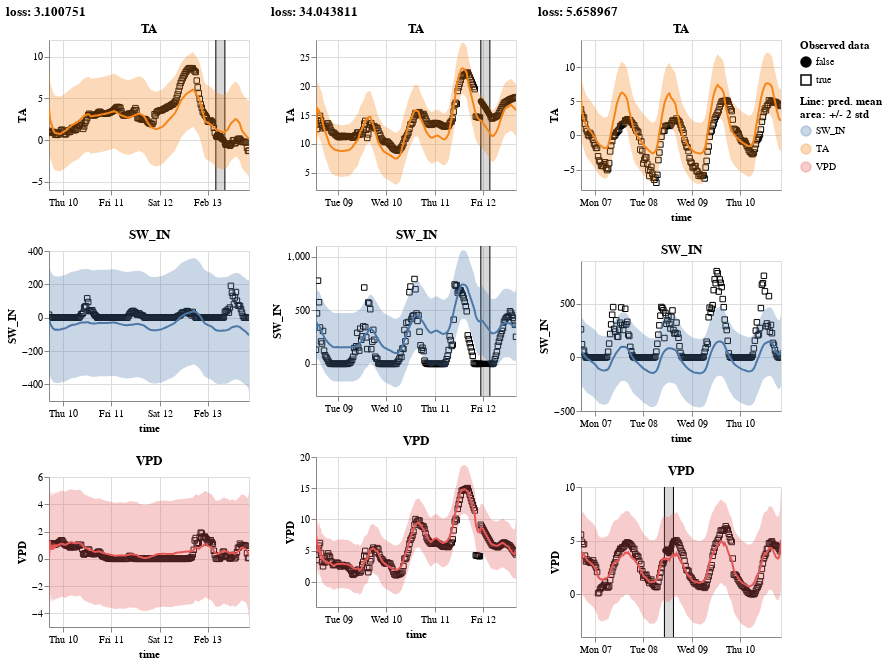

The notebook cell this image was saved under:
### Code cell
show_results(learn)

### Figure 1 — Vega-Lite specification as saved in the notebook (floating-point values rounded to 4 significant figures; data arrays with more than 128 entries replaced by an {"elided": "..."} marker saying what was removed)
{"config": {"view": {"continuousWidth": 400, "continuousHeight": 300}}, "hconcat": [{"vconcat": [{"hconcat": [{"layer": [{"data": {"name": "data-ba8f3bf7defc0978b3ec4b6a62b21b12"}, "mark": {"type": "point", "color": "black", "fillOpacity": 1, "strokeWidth": 1}, "encoding": {"fill": {"field": "is_present", "legend": {"title": ["Observed data"]}, "scale": {"range": ["black", "#ffffff00"]}, "type": "nominal"}, "shape": {"field": "is_present", "type": "nominal"}, "x": {"axis": {"domain": true, "labels": true, "ticks": true, "title": "time"}, "field": "time", "type": "temporal"}, "y": {"field": "value", "scale": {"zero": false}, "title": "TA", "type": "quantitative"}}}, {"layer": [{"mark": "rule", "encoding": {"x": {"axis": {"domain": false, "labels": false, "ticks": false, "title": null}, "field": "gap_start", "type": "temporal"}}}, {"mark": "rule", "encoding": {"x": {"axis": {"domain": false, "labels": false, "ticks": false, "title": null}, "field": "gap_end", "type": "temporal"}}}, {"mark": {"type": "rect", "color": "black", "opacity": 0.15}, "encoding": {"x": {"axis": {"domain": false, "labels": false, "ticks": false, "title": null}, "field": "gap_start", "type": "temporal"}, "x2": {"field": "gap_end"}}}], "data": {"name": "data-f548a3533aab4337ce46cea7c06a38db"}}, {"layer": [{"mark": "errorband", "encoding": {"color": {"field": "variable", "legend": {"title": ["Line: pred. mean", "area: +/- 2 std"]}, "type": "nominal"}, "x": {"field": "time", "type": "temporal"}, "y": {"field": "err_low", "scale": {"zero": false}, "title": "TA", "type": "quantitative"}, "y2": {"field": "err_high"}}, "name": "view_1"}, {"mark": "line", "encoding": {"color": {"field": "variable", "type": "nominal"}, "x": {"field": "time", "type": "temporal"}, "y": {"field": "mean", "scale": {"zero": false}, "title": "TA", "type": "quantitative"}}}], "data": {"name": "data-ba8f3bf7defc0978b3ec4b6a62b21b12"}}], "height": 150, "title": "TA", "width": 200}]}, {"hconcat": [{"layer": [{"mark": {"type": "point", "color": "black", "fillOpacity": 1, "strokeWidth": 1}, "encoding": {"fill": {"field": "is_present", "legend": {"title": ["Observed data"]}, "scale": {"range": ["black", "#ffffff00"]}, "type": "nominal"}, "shape": {"field": "is_present", "type": "nominal"}, "x": {"axis": {"domain": true, "labels": true, "ticks": true, "title": "time"}, "field": "time", "type": "temporal"}, "y": {"field": "value", "scale": {"zero": false}, "title": "SW_IN", "type": "quantitative"}}}, {"layer": [{"mark": "errorband", "encoding": {"color": {"field": "variable", "legend": {"title": ["Line: pred. mean", "area: +/- 2 std"]}, "type": "nominal"}, "x": {"field": "time", "type": "temporal"}, "y": {"field": "err_low", "scale": {"zero": false}, "title": "SW_IN", "type": "quantitative"}, "y2": {"field": "err_high"}}, "name": "view_2"}, {"mark": "line", "encoding": {"color": {"field": "variable", "type": "nominal"}, "x": {"field": "time", "type": "temporal"}, "y": {"field": "mean", "scale": {"zero": false}, "title": "SW_IN", "type": "quantitative"}}}]}], "height": 150, "title": "SW_IN", "width": 200}], "data": {"name": "data-aa954adb5f7bb47701f3a2d1294c68db"}}, {"hconcat": [{"layer": [{"mark": {"type": "point", "color": "black", "fillOpacity": 1, "strokeWidth": 1}, "encoding": {"fill": {"field": "is_present", "legend": {"title": ["Observed data"]}, "scale": {"range": ["black", "#ffffff00"]}, "type": "nominal"}, "shape": {"field": "is_present", "type": "nominal"}, "x": {"axis": {"domain": true, "labels": true, "ticks": true, "title": "time"}, "field": "time", "type": "temporal"}, "y": {"field": "value", "scale": {"zero": false}, "title": "VPD", "type": "quantitative"}}}, {"layer": [{"mark": "errorband", "encoding": {"color": {"field": "variable", "legend": {"title": ["Line: pred. mean", "area: +/- 2 std"]}, "type": "nominal"}, "x": {"field": "time", "type": "temporal"}, "y": {"field": "err_low", "scale": {"zero": false}, "title": "VPD", "type": "quantitative"}, "y2": {"field": "err_high"}}, "name": "view_3"}, {"mark": "line", "encoding": {"color": {"field": "variable", "type": "nominal"}, "x": {"field": "time", "type": "temporal"}, "y": {"field": "mean", "scale": {"zero": false}, "title": "VPD", "type": "quantitative"}}}]}], "height": 150, "title": "VPD", "width": 200}], "data": {"name": "data-37d9c44ff3333ccf40a4154cac1ffdef"}}], "title": "loss: 3.100751"}, {"vconcat": [{"hconcat": [{"layer": [{"data": {"name": "data-c2728c5d96afeb2914c20a21cb867f5f"}, "mark": {"type": "point", "color": "black", "fillOpacity": 1, "strokeWidth": 1}, "encoding": {"fill": {"field": "is_present", "legend": {"title": ["Observed data"]}, "scale": {"range": ["black", "#ffffff00"]}, "type": "nominal"}, "shape": {"field": "is_present", "type": "nominal"}, "x": {"axis": {"domain": true, "labels": true, "ticks": true, "title": "time"}, "field": "time", "type": "temporal"}, "y": {"field": "value", "scale": {"zero": false}, "title": "TA", "type": "quantitative"}}}, {"layer": [{"mark": "rule", "encoding": {"x": {"axis": {"domain": false, "labels": false, "ticks": false, "title": null}, "field": "gap_start", "type": "temporal"}}}, {"mark": "rule", "encoding": {"x": {"axis": {"domain": false, "labels": false, "ticks": false, "title": null}, "field": "gap_end", "type": "temporal"}}}, {"mark": {"type": "rect", "color": "black", "opacity": 0.15}, "encoding": {"x": {"axis": {"domain": false, "labels": false, "ticks": false, "title": null}, "field": "gap_start", "type": "temporal"}, "x2": {"field": "gap_end"}}}], "data": {"name": "data-c1463509a41c4cab5aa8ced585961559"}}, {"layer": [{"mark": "errorband", "encoding": {"color": {"field": "variable", "legend": {"title": ["Line: pred. mean", "area: +/- 2 std"]}, "type": "nominal"}, "x": {"field": "time", "type": "temporal"}, "y": {"field": "err_low", "scale": {"zero": false}, "title": "TA", "type": "quantitative"}, "y2": {"field": "err_high"}}, "name": "view_4"}, {"mark": "line", "encoding": {"color": {"field": "variable", "type": "nominal"}, "x": {"field": "time", "type": "temporal"}, "y": {"field": "mean", "scale": {"zero": false}, "title": "TA", "type": "quantitative"}}}], "data": {"name": "data-c2728c5d96afeb2914c20a21cb867f5f"}}], "height": 150, "title": "TA", "width": 200}]}, {"hconcat": [{"layer": [{"data": {"name": "data-344ee5b2e8c370c1621dc078efffb417"}, "mark": {"type": "point", "color": "black", "fillOpacity": 1, "strokeWidth": 1}, "encoding": {"fill": {"field": "is_present", "legend": {"title": ["Observed data"]}, "scale": {"range": ["black", "#ffffff00"]}, "type": "nominal"}, "shape": {"field": "is_present", "type": "nominal"}, "x": {"axis": {"domain": true, "labels": true, "ticks": true, "title": "time"}, "field": "time", "type": "temporal"}, "y": {"field": "value", "scale": {"zero": false}, "title": "SW_IN", "type": "quantitative"}}}, {"layer": [{"mark": "rule", "encoding": {"x": {"axis": {"domain": false, "labels": false, "ticks": false, "title": null}, "field": "gap_start", "type": "temporal"}}}, {"mark": "rule", "encoding": {"x": {"axis": {"domain": false, "labels": false, "ticks": false, "title": null}, "field": "gap_end", "type": "temporal"}}}, {"mark": {"type": "rect", "color": "black", "opacity": 0.15}, "encoding": {"x": {"axis": {"domain": false, "labels": false, "ticks": false, "title": null}, "field": "gap_start", "type": "temporal"}, "x2": {"field": "gap_end"}}}], "data": {"name": "data-c1463509a41c4cab5aa8ced585961559"}}, {"layer": [{"mark": "errorband", "encoding": {"color": {"field": "variable", "legend": {"title": ["Line: pred. mean", "area: +/- 2 std"]}, "type": "nominal"}, "x": {"field": "time", "type": "temporal"}, "y": {"field": "err_low", "scale": {"zero": false}, "title": "SW_IN", "type": "quantitative"}, "y2": {"field": "err_high"}}, "name": "view_5"}, {"mark": "line", "encoding": {"color": {"field": "variable", "type": "nominal"}, "x": {"field": "time", "type": "temporal"}, "y": {"field": "mean", "scale": {"zero": false}, "title": "SW_IN", "type": "quantitative"}}}], "data": {"name": "data-344ee5b2e8c370c1621dc078efffb417"}}], "height": 150, "title": "SW_IN", "width": 200}]}, {"hconcat": [{"layer": [{"mark": {"type": "point", "color": "black", "fillOpacity": 1, "strokeWidth": 1}, "encoding": {"fill": {"field": "is_present", "legend": {"title": ["Observed data"]}, "scale": {"range": ["black", "#ffffff00"]}, "type": "nominal"}, "shape": {"field": "is_present", "type": "nominal"}, "x": {"axis": {"domain": true, "labels": true, "ticks": true, "title": "time"}, "field": "time", "type": "temporal"}, "y": {"field": "value", "scale": {"zero": false}, "title": "VPD", "type": "quantitative"}}}, {"layer": [{"mark": "errorband", "encoding": {"color": {"field": "variable", "legend": {"title": ["Line: pred. mean", "area: +/- 2 std"]}, "type": "nominal"}, "x": {"field": "time", "type": "temporal"}, "y": {"field": "err_low", "scale": {"zero": false}, "title": "VPD", "type": "quantitative"}, "y2": {"field": "err_high"}}, "name": "view_6"}, {"mark": "line", "encoding": {"color": {"field": "variable", "type": "nominal"}, "x": {"field": "time", "type": "temporal"}, "y": {"field": "mean", "scale": {"zero": false}, "title": "VPD", "type": "quantitative"}}}]}], "height": 150, "title": "VPD", "width": 200}], "data": {"name": "data-45dd0db811461d78e4f85e39743b2104"}}], "title": "loss: 34.043811"}, {"vconcat": [{"hconcat": [{"layer": [{"mark": {"type": "point", "color": "black", "fillOpacity": 1, "strokeWidth": 1}, "encoding": {"fill": {"field": "is_present", "legend": {"title": ["Observed data"]}, "scale": {"range": ["black", "#ffffff00"]}, "type": "nominal"}, "shape": {"field": "is_present", "type": "nominal"}, "x": {"axis": {"domain": true, "labels": true, "ticks": true, "title": "time"}, "field": "time", "type": "temporal"}, "y": {"field": "value", "scale": {"zero": false}, "title": "TA", "type": "quantitative"}}}, {"layer": [{"mark": "errorband", "encoding": {"color": {"field": "variable", "legend": {"title": ["Line: pred. mean", "area: +/- 2 std"]}, "type": "nominal"}, "x": {"field": "time", "type": "temporal"}, "y": {"field": "err_low", "scale": {"zero": false}, "title": "TA", "type": "quantitative"}, "y2": {"field": "err_high"}}, "name": "view_7"}, {"mark": "line", "encoding": {"color": {"field": "variable", "type": "nominal"}, "x": {"field": "time", "type": "temporal"}, "y": {"field": "mean", "scale": {"zero": false}, "title": "TA", "type": "quantitative"}}}]}], "height": 150, "title": "TA", "width": 200}], "data": {"name": "data-e9234dc22a0249cdb7778ddf100ef213"}}, {"hconcat": [{"layer": [{"mark": {"type": "point", "color": "black", "fillOpacity": 1, "strokeWidth": 1}, "encoding": {"fill": {"field": "is_present", "legend": {"title": ["Observed data"]}, "scale": {"range": ["black", "#ffffff00"]}, "type": "nominal"}, "shape": {"field": "is_present", "type": "nominal"}, "x": {"axis": {"domain": true, "labels": true, "ticks": true, "title": "time"}, "field": "time", "type": "temporal"}, "y": {"field": "value", "scale": {"zero": false}, "title": "SW_IN", "type": "quantitative"}}}, {"layer": [{"mark": "errorband", "encoding": {"color": {"field": "variable", "legend": {"title": ["Line: pred. mean", "area: +/- 2 std"]}, "type": "nominal"}, "x": {"field": "time", "type": "temporal"}, "y": {"field": "err_low", "scale": {"zero": false}, "title": "SW_IN", "type": "quantitative"}, "y2": {"field": "err_high"}}, "name": "view_8"}, {"mark": "line", "encoding": {"color": {"field": "variable", "type": "nominal"}, "x": {"field": "time", "type": "temporal"}, "y": {"field": "mean", "scale": {"zero": false}, "title": "SW_IN", "type": "quantitative"}}}]}], "height": 150, "title": "SW_IN", "width": 200}], "data": {"name": "data-494e07d7786a0fd61427fff9d9c9001b"}}, {"hconcat": [{"layer": [{"data": {"name": "data-27388058f52a761d828c07ec77b20bfb"}, "mark": {"type": "point", "color": "black", "fillOpacity": 1, "strokeWidth": 1}, "encoding": {"fill": {"field": "is_present", "legend": {"title": ["Observed data"]}, "scale": {"range": ["black", "#ffffff00"]}, "type": "nominal"}, "shape": {"field": "is_present", "type": "nominal"}, "x": {"axis": {"domain": true, "labels": true, "ticks": true, "title": "time"}, "field": "time", "type": "temporal"}, "y": {"field": "value", "scale": {"zero": false}, "title": "VPD", "type": "quantitative"}}}, {"layer": [{"mark": "rule", "encoding": {"x": {"axis": {"domain": false, "labels": false, "ticks": false, "title": null}, "field": "gap_start", "type": "temporal"}}}, {"mark": "rule", "encoding": {"x": {"axis": {"domain": false, "labels": false, "ticks": false, "title": null}, "field": "gap_end", "type": "temporal"}}}, {"mark": {"type": "rect", "color": "black", "opacity": 0.15}, "encoding": {"x": {"axis": {"domain": false, "labels": false, "ticks": false, "title": null}, "field": "gap_start", "type": "temporal"}, "x2": {"field": "gap_end"}}}], "data": {"name": "data-c06450f20391eab8dc1d14b2d4833743"}}, {"layer": [{"mark": "errorband", "encoding": {"color": {"field": "variable", "legend": {"title": ["Line: pred. mean", "area: +/- 2 std"]}, "type": "nominal"}, "x": {"field": "time", "type": "temporal"}, "y": {"field": "err_low", "scale": {"zero": false}, "title": "VPD", "type": "quantitative"}, "y2": {"field": "err_high"}}, "name": "view_9"}, {"mark": "line", "encoding": {"color": {"field": "variable", "type": "nominal"}, "x": {"field": "time", "type": "temporal"}, "y": {"field": "mean", "scale": {"zero": false}, "title": "VPD", "type": "quantitative"}}}], "data": {"name": "data-27388058f52a761d828c07ec77b20bfb"}}], "height": 150, "title": "VPD", "width": 200}]}], "title": "loss: 5.658967"}], "params": [{"name": "param_6", "select": {"type": "interval", "encodings": ["x"]}, "bind": "scales", "views": ["view_1", "view_2", "view_3"]}, {"name": "param_10", "select": {"type": "interval", "encodings": ["x"]}, "bind": "scales", "views": ["view_4", "view_5", "view_6"]}, {"name": "param_14", "select": {"type": "interval", "encodings": ["x"]}, "bind": "scales", "views": ["view_7", "view_8", "view_9"]}], "$schema": "https://vega.github.io/schema/vega-lite/v5.2.0.json", "datasets": {"data-ba8f3bf7defc0978b3ec4b6a62b21b12": {"elided": "200 records"}, "data-f548a3533aab4337ce46cea7c06a38db": [{"gap_start": "2005-02-13T04:00:00", "gap_end": "2005-02-13T08:30:00"}], "data-aa954adb5f7bb47701f3a2d1294c68db": {"elided": "200 records"}, "data-37d9c44ff3333ccf40a4154cac1ffdef": {"elided": "200 records"}, "data-c2728c5d96afeb2914c20a21cb867f5f": {"elided": "200 records"}, "data-c1463509a41c4cab5aa8ced585961559": [{"gap_start": "2011-08-11T23:00:00", "gap_end": "2011-08-12T03:30:00"}], "data-344ee5b2e8c370c1621dc078efffb417": {"elided": "200 records"}, "data-45dd0db811461d78e4f85e39743b2104": {"elided": "200 records"}, "data-e9234dc22a0249cdb7778ddf100ef213": {"elided": "200 records"}, "data-494e07d7786a0fd61427fff9d9c9001b": {"elided": "200 records"}, "data-27388058f52a761d828c07ec77b20bfb": {"elided": "200 records"}, "data-c06450f20391eab8dc1d14b2d4833743": [{"gap_start": "2003-04-08T10:30:00", "gap_end": "2003-04-08T15:00:00"}]}}
